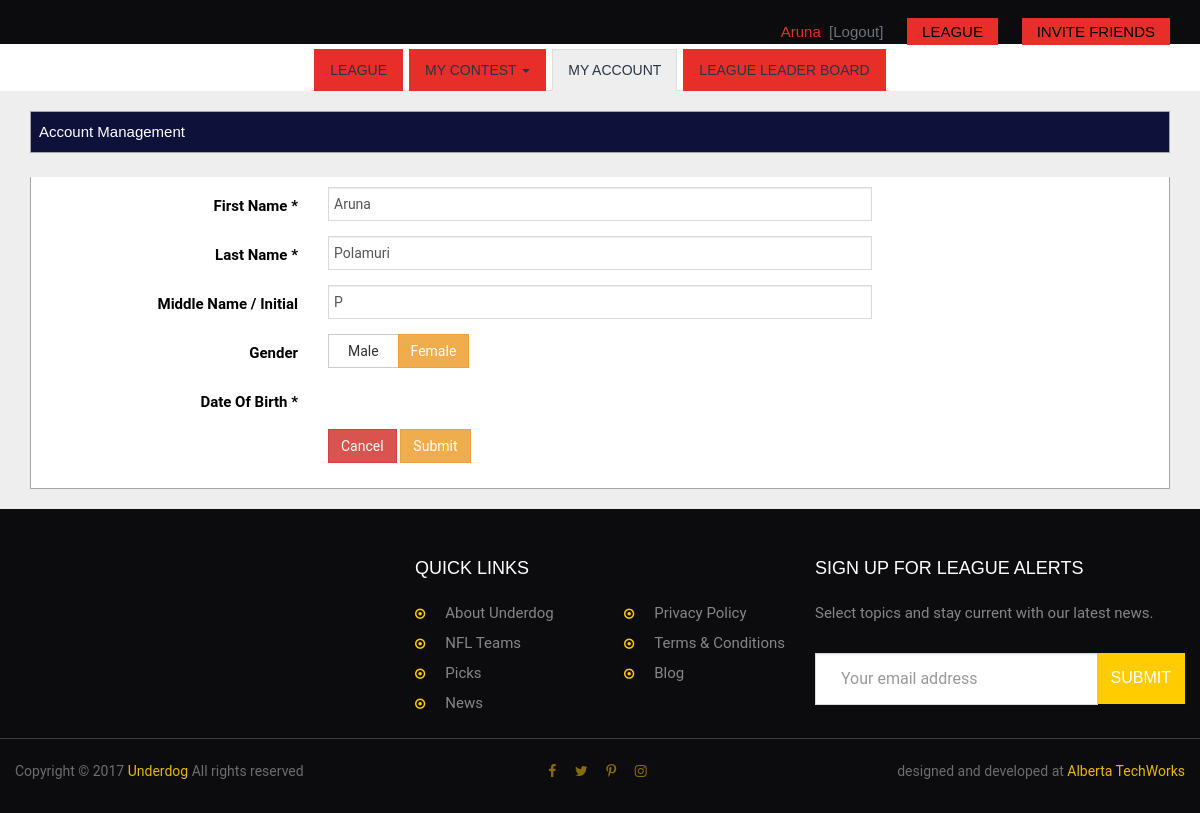
Screenshot of /manage-account.php (signed in) with the database file from the repository.
### tables this page shows
CREATE TABLE `users` (
  `id` int(11) NOT NULL AUTO_INCREMENT,
  `league_id` int(11) NOT NULL,
  `invited_by` int(11) NOT NULL,
  `first_name` varchar(15) NOT NULL,
  `last_name` varchar(15) NOT NULL,
  `username` varchar(30) NOT NULL,
  `password` varchar(65) NOT NULL,
  `middile_name` varchar(15) NOT NULL,
  `gender` varchar(6) NOT NULL,
  `dob` date NOT NULL,
  `email` varchar(65) NOT NULL,
  `added_from` varchar(65) NOT NULL,
  `added_date` datetime NOT NULL,
  `status` int(1) NOT NULL,
  `login_type` int(1) NOT NULL,
  `user_confirm` int(11) NOT NULL,
  PRIMARY KEY (`id`)
);

### manage-account.php (the view, shortened to what this page needs)
<?php
$login_type=$_SESSION['login_type'];
$user_id=$_SESSION['user_id'];
$sql=@mysql_query("select * from users where id='$user_id'");
$dt=@mysql_fetch_array($sql);
$first_name=$dt['first_name'];
$last_name=$dt['last_name'];
$middile_name=$dt['middile_name'];
$gender=$dt['gender'];
?>
<!DOCTYPE html>
<html lang="en">
  <head>
    <link href="css/bootstrap.css" rel="stylesheet">
	<link href="css/font-awesome.css" rel="stylesheet">
	<link href="css/animate.css" rel="stylesheet">
	<link href="css/style.css" rel="stylesheet">
	<link href="css/jquery.bxslider.css" rel="stylesheet">
	<link href="css/responsiveslides.css" rel="stylesheet">
  </head>
  <body>
 <header class="innerpage-header">
		<?php
			if(($login_type==1)||($login_type==3)){
				include('innerpage_header.php');
			}
			else if($login_type==2)
			{
				include('innerpage_header_admin.php');
			}
		?>
	</header>
<section class="inner-menu">
       <?php
			if(($login_type==1)||($login_type==3)){
				include('inner_menu.php');
			}
			else if($login_type==2)
			{
				include('inner_menu_admin.php');
			}
		?>
	</section>
	<section class="tab-content-space">
		<div class="row">
			<div class="col-lg-12">
				<div class="form-label-head">Account Management</div>
            <p>&nbsp;</p>
				<div class="form-box">
					<form id="account_form" action="" class="form-horizontal form-label-left" method="post">
                      <div class="form-group">
                        <label class="control-label col-md-3 col-sm-3 col-xs-12" for="first-name">First Name <span class="required">*</span>
                        </label>
                        <div class="col-md-6 col-sm-6 col-xs-12">
                          <input type="text" id="first_name" name="first_name" required="required" class="form-control col-md-7 col-xs-12 validation_chk" value="<?php echo $first_name;  ?>">
                        </div>
                      </div>
                      <div class="form-group">
                        <label class="control-label col-md-3 col-sm-3 col-xs-12" for="last-name">Last Name <span class="required">*</span>
                        </label>
                        <div class="col-md-6 col-sm-6 col-xs-12">
                          <input type="text" id="last_name" name="last_name" required="required" class="form-control col-md-7 col-xs-12 validation_chk" value="<?php echo $last_name; ?>">
                        </div>
                      </div>
                      <div class="form-group">
                        <label for="middle-name" class="control-label col-md-3 col-sm-3 col-xs-12">Middle Name / Initial</label>
                        <div class="col-md-6 col-sm-6 col-xs-12">
                          <input id="middile_name" name="middile_name" class="form-control col-md-7 col-xs-12" type="text"  value="<?php echo $middile_name; ?>">
                        </div>
                      </div>
                      <div class="form-group">
                        <label class="control-label col-md-3 col-sm-3 col-xs-12">Gender</label>
                        <div class="col-md-6 col-sm-6 col-xs-12">
                          <div id="gender" class="btn-group" data-toggle="buttons">
                            <?php if($gender=='male'){ ?>
                            <label class="btn btn-warning" data-toggle-class="btn-warning" data-toggle-passive-class="btn-default">
                            <?php } else{ ?>
                             <label class="btn btn-default" data-toggle-class="btn-default" data-toggle-passive-class="btn-primary">
                            <?php }  ?>
                              <input type="radio" name="gender" value="male" <?php if($gender=='male'){echo "checked='checked'";} ?>> &nbsp; Male &nbsp;
                            </label>
                            <?php if($gender=='female'){ ?>
                            <label class="btn btn-warning" data-toggle-class="btn-warning" data-toggle-passive-class="btn-default">
                            <?php } else{ ?>
                             <label class="btn btn-default" data-toggle-class="btn-default" data-toggle-passive-class="btn-primary">
                            <?php }  ?>
                              <input type="radio" name="gender" value="female"  <?php if($gender=='female'){echo "checked='checked'";} ?>> Female
                            </label>
                          </div>
                        </div>
                      </div>
                      <div class="form-group">
                        <label class="control-label col-md-3 col-sm-3 col-xs-12">Date Of Birth <span class="required">*</span>
                        </label>
                        <div class="col-md-6 col-sm-6 col-xs-12">
                        </div>
                      </div>
                      <div class="form-group">
                        <div class="col-md-6 col-sm-6 col-xs-12 col-md-offset-3">
						 <a href=""> <button class="btn btn-danger" type="button">Cancel</button></a>
                          <button type="button" class="btn btn-warning" name="submit" id="submit">Submit</button>
                        </div>
                      </div>
                    </form>
				</div>
			</div>
	</section>
	       <?php if(($login_type==1)||($login_type==3)){ ?>
            <footer>
            <?php include('footer.php'); ?>
		    </footer>
            <?php  } else if($login_type==2) { 	?>
             <footer class="admin">
            <?php include('footer_admin.php'); } ?>
    <link href="http://www.jqueryscript.net/css/jquerysctipttop.css" rel="stylesheet" type="text/css">
  </body>
</html>

### css/style.css (style rules this page uses)
html, body, div, span, applet, object, iframe, h1, h2, h3, h4, h5, h6, p, blockquote, pre, a, abbr, acronym, address, big, cite, code, del, dfn, em, img, ins, kbd, q, s, samp, small, strike, strong, sub, sup, tt, var, b, u, i, center, dl, dt, dd, ol, ul, li, fieldset, form, label, legend, table, caption, tbody, tfoot, thead, tr, th, td, article, aside, canvas, details, embed, figure, figcaption, footer, header, hgroup, menu, nav, output, ruby, section, summary, time, mark, audio, video { margin: 0; padding: 0; border: 0; vertical-align: baseline; }
article, aside, details, figcaption, figure, footer, header, hgroup, menu, nav, section { display: block; }
body { line-height: 1; }
.form-control { border:0px none; border-radius:0px; }
.btn { border-radius:0px; }
body { margin:0; padding:0; font-family: 'Roboto', sans-serif; font-size:15px; color:#000; font-weight:400; line-height:24px; background:#EEEEEE; text-rendering: optimizeLegibility; font-smoothing: antialiased; -moz-font-smoothing: antialiased; -webkit-font-smoothing: antialiased; }
footer { background:#0c0c0e; padding-top:30px; padding-bottom:30px; color: rgba(255,255,255,.5); }
.inner-menu { background:#fff; text-align:center; max-height:47px; }
.tab-content-space { padding-top:20px; padding-bottom:20px; }
.innerpage-header { background:#0c0c0e; }
.form-box { padding:10px; border:1px solid #A4A4A4; background:#fff; border-top:0px none; }
.form-label-head { padding:8px; background:#0E123A; width:100%; border:1px solid #A4A4A4; font-family: 'Oswald', sans-serif; color:#fff; }
.form-control { padding: 5px; border: 1px solid #D8DBDB; }

### rows the page displays
users: first_name "Aruna", last_name "Polamuri", middile_name "P"

### other values shown
$_SESSION['first_name'] "Aruna"
